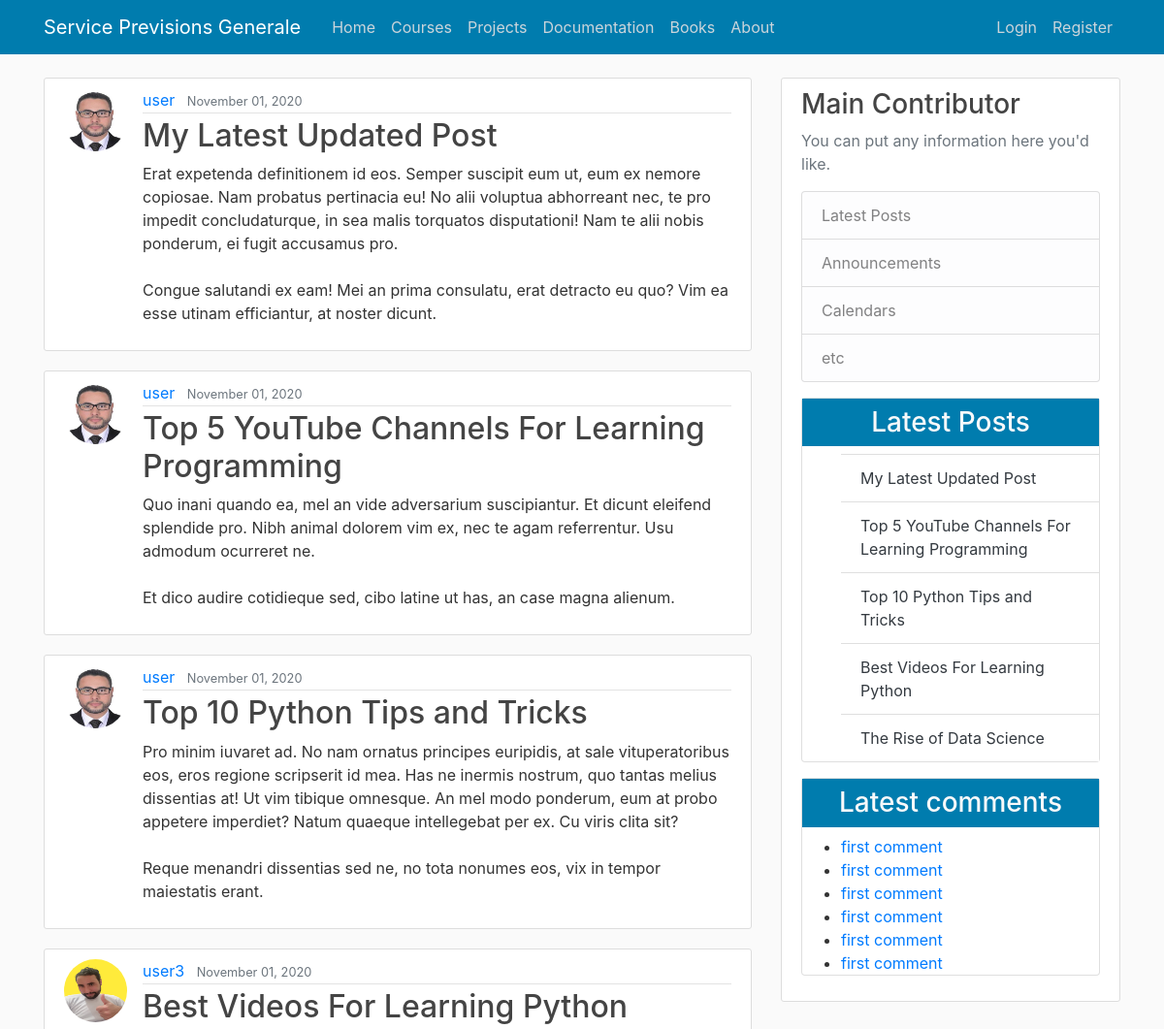
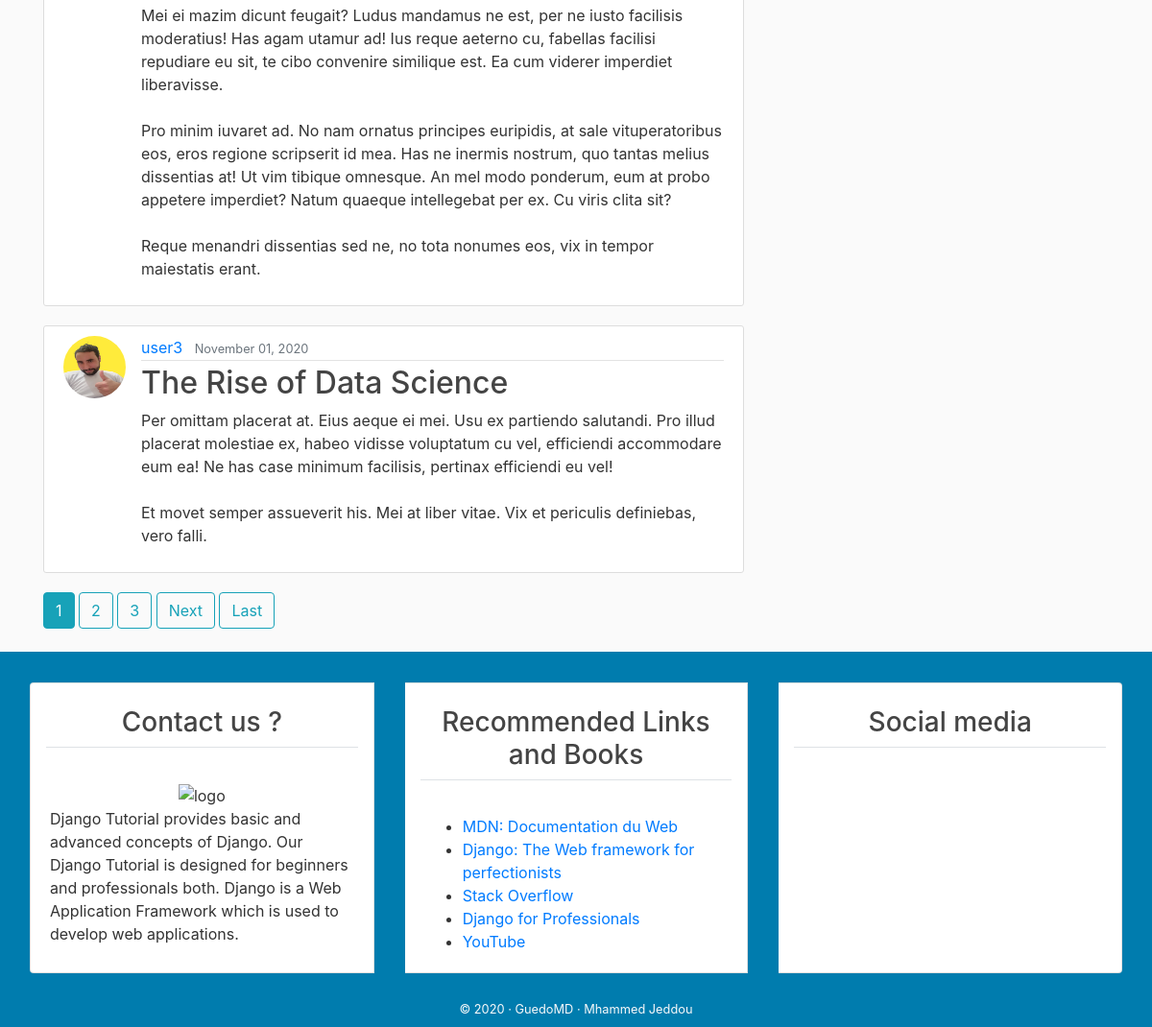
The app's page /, older data (2 pictures, top to bottom).
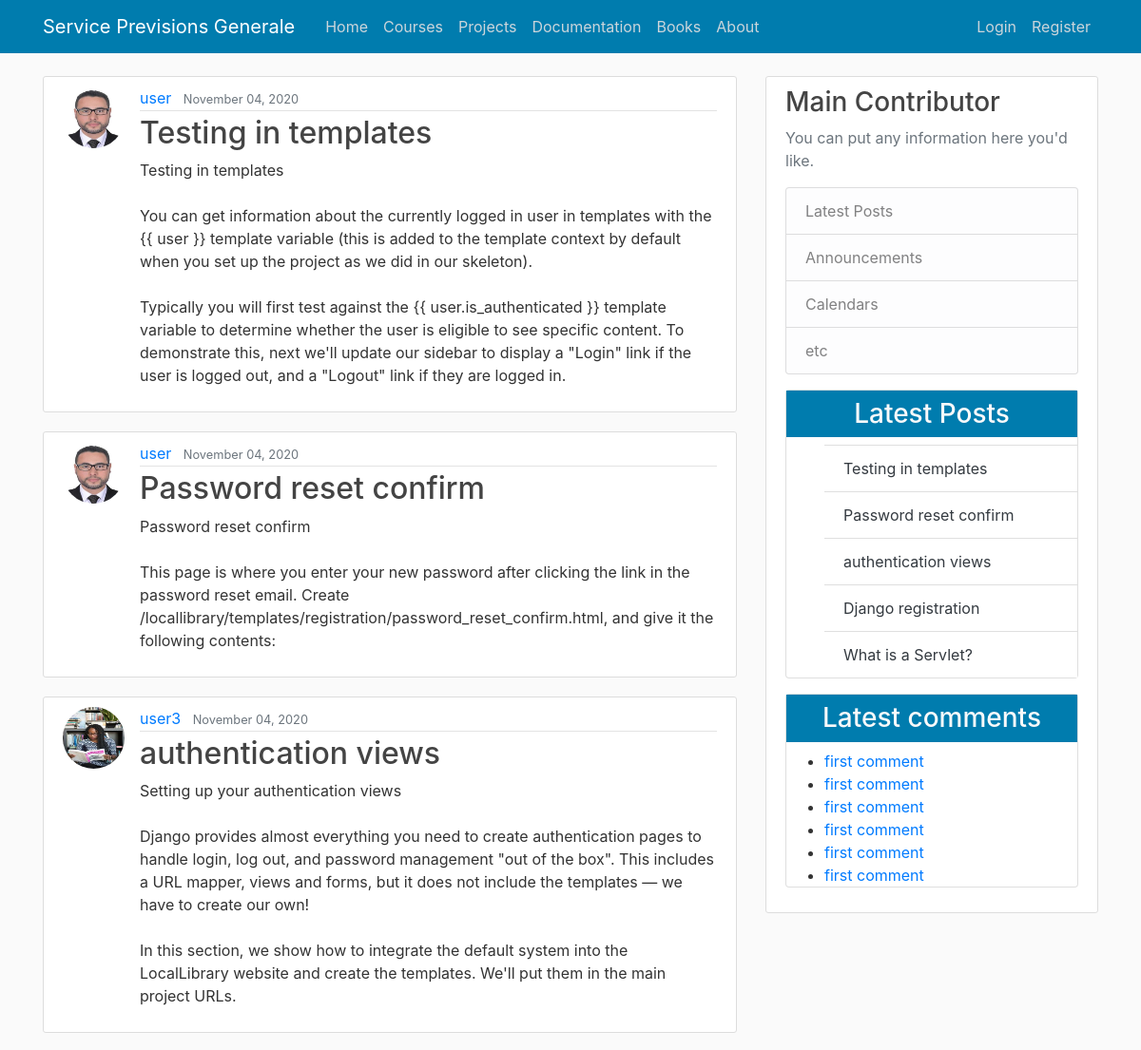
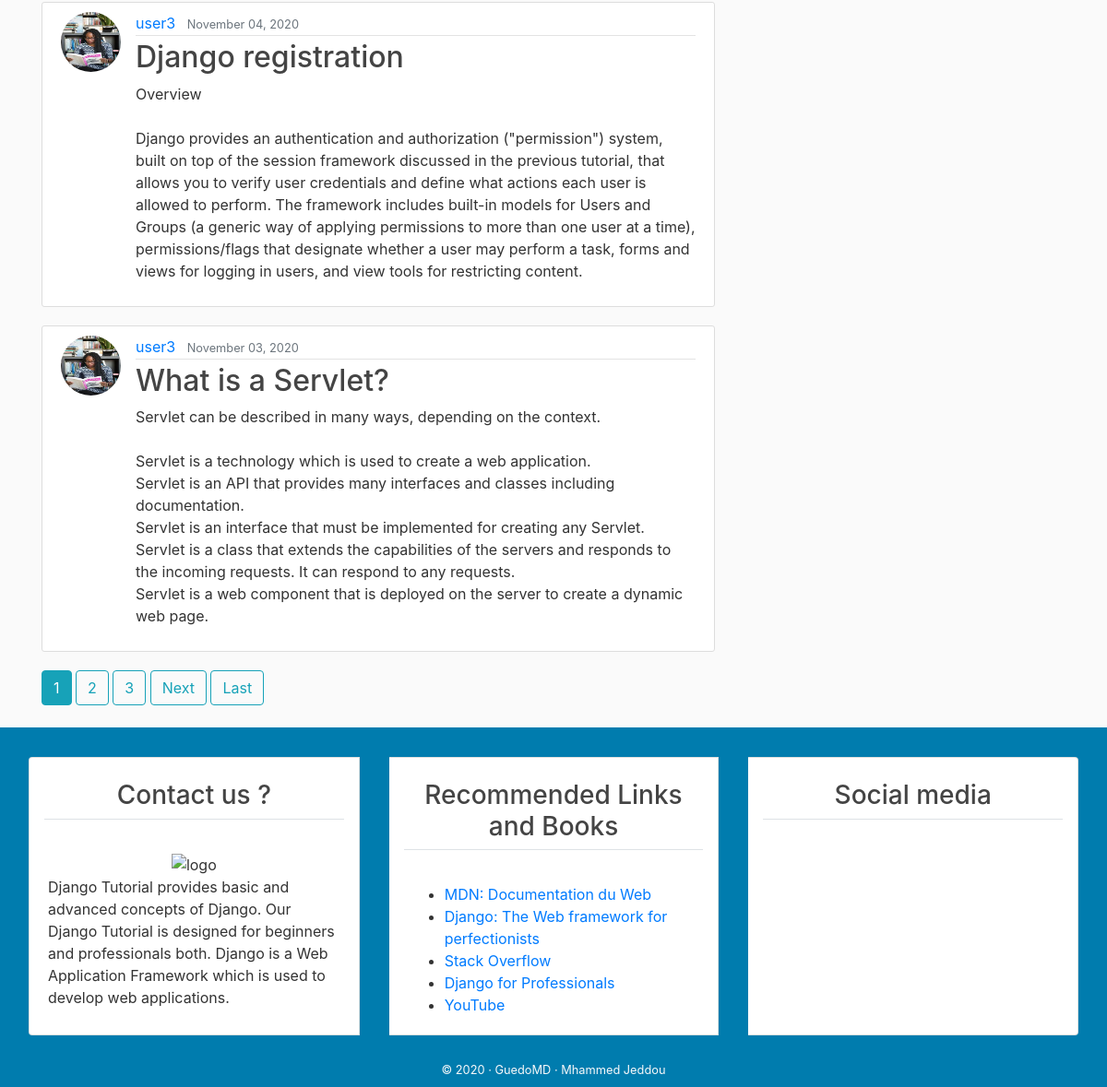
The same page, newer data (2 pictures, top to bottom).
### blog/models.py (models this page shows, shortened)
class Post(models.Model):
    title = models.CharField(max_length=100)
    content = models.TextField()
    date_posted = models.DateTimeField(default=timezone.now)
    author = models.ForeignKey(User, on_delete=models.CASCADE)

### users/models.py (models this page shows, shortened)
class Profile(models.Model):
    user = models.OneToOneField(User, on_delete=models.CASCADE)
    image = models.ImageField(default='default.jpg', upload_to='profile_pics')

### blog/views.py (the view)
# urls.py: path('', PostListView.as_view(), name='blog-home'),
class PostListView(ListView):
    model = Post
    template_name = 'blog/home.html'  # <app>/<model>_<viewtype>.html
    context_object_name = 'posts'
    ordering = ['-date_posted']
    paginate_by = 5

### blog/templates/blog/home.html (shortened to what this page needs)
{% extends "blog/base.html" %}
{% block content %}
    {% for post in posts %}
        <article class="media content-section">
          <img class="rounded-circle article-img" src="{{ post.author.profile.image.url }}">
          <div class="media-body">
            <div class="article-metadata">
              <a class="mr-2" href="{% url 'user-posts' post.author.username %}">{{ post.author }}</a>
              <small class="text-muted">{{ post.date_posted|date:"F d, Y" }}</small>
            </div>
            <h2><a class="article-title" href="{% url 'post-detail' post.id %}">{{ post.title }}</a></h2>
            <p class="article-content">{{ post.content }}</p>
          </div>
        </article>
    {% endfor %}
    {% if is_paginated %}
      {% for num in page_obj.paginator.page_range %}
        {% if page_obj.number == num %}
          <a class="btn btn-info mb-4" href="?page={{ num }}">{{ num }}</a>
        {% elif num > page_obj.number|add:'-3' and num < page_obj.number|add:'3' %}
          <a class="btn btn-outline-info mb-4" href="?page={{ num }}">{{ num }}</a>
        {% endif %}
      {% endfor %}
      {% if page_obj.has_next %}
        <a class="btn btn-outline-info mb-4" href="?page={{ page_obj.next_page_number }}">Next</a>
        <a class="btn btn-outline-info mb-4" href="?page={{ page_obj.paginator.num_pages }}">Last</a>
      {% endif %}
    {% endif %}
{% endblock content %}

### blog/templates/blog/latest_posts.html
<ul class="list-group-flush">
    {% for post  in posts  %}
      <a class="text-dark" href="#">
           <li class="list-group-item"> {{post.title}} </li>
        </a>
    {% endfor %}
</ul>

Row changes from the older to the newer data that the page shows:
no longer on this page (row unchanged): Post: author.profile.image (picture), author "user", date_posted "November 01, 2020", title "My Latest Updated Post", content "Erat expetenda definitionem id eos. Semper suscipit eum ut, eum ex nemore copiosae. Nam probatus pertinacia eu! No alii voluptua abhorreant nec, te pro impedit concludaturque, in sea malis torquatos disputationi! Nam te alii nobis ponderum, ei fugit accusamus pro. Congue salutandi ex eam! Mei an prima consulatu, erat detracto eu quo? Vim ea esse utinam efficiantur, at noster dicunt."
no longer on this page (row unchanged): Post: author.profile.image (picture), author "user", date_posted "November 01, 2020", title "Top 5 YouTube Channels For Learning Programming", content "Quo inani quando ea, mel an vide adversarium suscipiantur. Et dicunt eleifend splendide pro. Nibh animal dolorem vim ex, nec te agam referrentur. Usu admodum ocurreret ne. Et dico audire cotidieque sed, cibo latine ut has, an case magna alienum."
no longer on this page (row unchanged): Post: author.profile.image (picture), author "user", date_posted "November 01, 2020", title "Top 10 Python Tips and Tricks", content "Pro minim iuvaret ad. No nam ornatus principes euripidis, at sale vituperatoribus eos, eros regione scripserit id mea. Has ne inermis nostrum, quo tantas melius dissentias at! Ut vim tibique omnesque. An mel modo ponderum, eum at probo appetere imperdiet? Natum quaeque intellegebat per ex. Cu viris clita sit? Reque menandri dissentias sed ne, no tota nonumes eos, vix in tempor maiestatis erant."
no longer on this page (row unchanged): Post: author.profile.image (picture), author "user3", date_posted "November 01, 2020", title "Best Videos For Learning Python", content "Mei ei mazim dicunt feugait? Ludus mandamus ne est, per ne iusto facilisis moderatius! Has agam utamur ad! Ius reque aeterno cu, fabellas facilisi repudiare eu sit, te cibo convenire similique est. Ea cum viderer imperdiet liberavisse. Pro minim iuvaret ad. No nam ornatus principes euripidis, at sale vituperatoribus eos, eros regione scripserit id mea. Has ne inermis nostrum, quo tantas melius dissentias at! Ut vim tibique omnesque. An mel modo ponderum, eum at probo appetere imperdiet? Natum quaeque intellegebat per ex. Cu viris clita sit? Reque menandri dissentias sed ne, no tota nonumes eos, vix in tempor maiestatis erant."
no longer on this page (row unchanged): Post: author.profile.image (picture), author "user3", date_posted "November 01, 2020", title "The Rise of Data Science", content "Per omittam placerat at. Eius aeque ei mei. Usu ex partiendo salutandi. Pro illud placerat molestiae ex, habeo vidisse voluptatum cu vel, efficiendi accommodare eum ea! Ne has case minimum facilisis, pertinax efficiendi eu vel! Et movet semper assueverit his. Mei at liber vitae. Vix et periculis definiebas, vero falli."
added Post: author.profile.image (picture), author "user", date_posted "November 04, 2020", title "Testing in templates", content "Testing in templates You can get information about the currently logged in user in templates with the {{ user }} template variable (this is added to the template context by default when you set up the project as we did in our skeleton). Typically you will first test against the {{ user.is_authenticated }} template variable to determine whether the user is eligible to see specific content. To demonstrate this, next we'll update our sidebar to display a \"Login\" link if the user is logged out, and a \"Logout\" link if they are logged in."
added Post: author.profile.image (picture), author "user", date_posted "November 04, 2020", title "Password reset confirm", content "Password reset confirm This page is where you enter your new password after clicking the link in the password reset email. Create /locallibrary/templates/registration/password_reset_confirm.html, and give it the following contents:"
added Post: author.profile.image (picture), author "user3", date_posted "November 04, 2020", title "authentication views", content "Setting up your authentication views Django provides almost everything you need to create authentication pages to handle login, log out, and password management \"out of the box\". This includes a URL mapper, views and forms, but it does not include the templates — we have to create our own! In this section, we show how to integrate the default system into the LocalLibrary website and create the templates. We'll put them in the main project URLs."
added Post: author.profile.image (picture), author "user3", date_posted "November 04, 2020", title "Django registration", content "Overview Django provides an authentication and authorization (\"permission\") system, built on top of the session framework discussed in the previous tutorial, that allows you to verify user credentials and define what actions each user is allowed to perform. The framework includes built-in models for Users and Groups (a generic way of applying permissions to more than one user at a time), permissions/flags that designate whether a user may perform a task, forms and views for logging in users, and view tools for restricting content."
added Post: author.profile.image (picture), author "user3", date_posted "November 03, 2020", title "What is a Servlet?", content "Servlet can be described in many ways, depending on the context. Servlet is a technology which is used to create a web application. Servlet is an API that provides many interfaces and classes including documentation. Servlet is an interface that must be implemented for creating any Servlet. Servlet is a class that extends the capabilities of the servers and responds to the incoming requests. It can respond to any requests. Servlet is a web component that is deployed on the server to create a dynamic web page."
